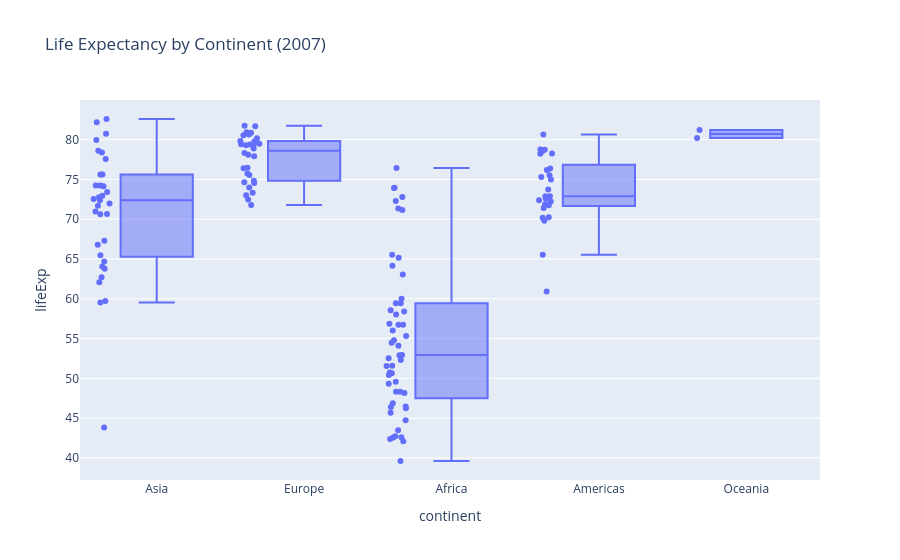

The cell this chart's notebook holds for it:
### Code cell
fig = px.box(df_2007, x='continent', y='lifeExp', points = 'all', 
             title='Life Expectancy by Continent (2007)')
fig.show()

### Figure 1 — Plotly figure (JSON) as saved in the notebook; plotly's stock layout.template omitted (floating-point values rounded to 4 significant figures; data arrays with more than 128 entries replaced by an {"elided": "..."} marker saying what was removed)
{"data": [{"alignmentgroup": "True", "boxpoints": "all", "hovertemplate": "continent=%{x}<br>lifeExp=%{y}<extra></extra>", "legendgroup": "", "marker": {"color": "#636efa"}, "name": "", "notched": false, "offsetgroup": "", "orientation": "v", "showlegend": false, "type": "box", "x": {"elided": "142 str values"}, "x0": " ", "xaxis": "x", "y": {"elided": "142 float values"}, "y0": " ", "yaxis": "y"}], "layout": {"boxmode": "group", "legend": {"tracegroupgap": 0}, "title": {"text": "Life Expectancy by Continent (2007)"}, "xaxis": {"anchor": "y", "domain": [0, 1], "title": {"text": "continent"}}, "yaxis": {"anchor": "x", "domain": [0, 1], "title": {"text": "lifeExp"}}}}
